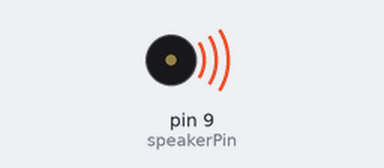
Recording of a sketch running on a simulated Arduino Uno, built with avr-gcc and run on an emulated ATmega328P. Shown: buzzer (waves = sounding).

Above: at 1.71 s.
At 5.86 s:
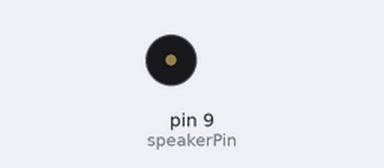
Timing chart, 0 to 6.2 s (numbered marks = the images above):
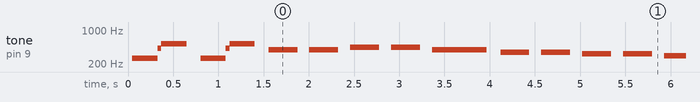

The sketch:

KimberBuzz.ino
```cpp
int speakerPin = 9;
int length = 15;
char notes[] = "ccggaagffeeddc ";
int beats[] = { 1, 1, 1, 1, 1, 1, 2, 1, 1, 1, 1, 1, 1, 2, 4 };
int tempo = 300;

void playTone(int tone, int duration) {
  for (long i = 0; i < duration * 1000L; i += tone * 2) {
    digitalWrite(speakerPin, HIGH);
    delayMicroseconds(tone);
    digitalWrite(speakerPin, LOW);
    delayMicroseconds(tone);
  }
}


void playNote(char note, int duration) {
  char names[] = { 'c', 'd', 'e', 'f', 'g', 'a', 'b', 'c',};
  int tones[] = {1915, 1700, 1519, 1432, 1275, 1136, 1014, 956};
  for (int i = 0; i < 8; i++) {
 // to note name
 if (names[i] == note) {
 playTone(tones[i], duration);
    }
  }
}
void setup() {
 pinMode(speakerPin, OUTPUT);
}
// Play the tune
void loop() {
 for (int i = 0; i < length; i++) {
 if (notes[i] == ' ') {
 delay(beats[i] * tempo); // Rest
 }
 else {
 playNote(notes[i], beats[i] * tempo);
 }
 delay(tempo / 2);
 }
}                 //89 THIS IS MY PAGE NUMBER
```

Measured:
- by itself, tone on pin 9 (speakerPin): plays 260 Hz for 0.28 s, 419 Hz for 0.04 s, 521 Hz for 0.28 s, 260 Hz for 0.28 s, 419 Hz for 0.04 s, 521 Hz for 0.28 s … (277 notes in this stretch)
